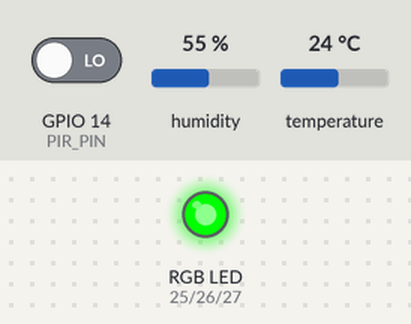
This sketch was run on a simulated ESP32. Parts: an RGB LED mixed from three pins (HIGH = lit). Inputs (shaded band) come from the test bench; at power-on: humidity 55 %, GPIO 14 (PIR_PIN) LOW, temperature 24 °C. WiFi joins after 1.5 s; servers stay silent unless stated; uploads are accepted with an empty reply; what the sketch prints to the serial monitor is not drawn.

Above: at 4.1 s.
At 5.2 s:
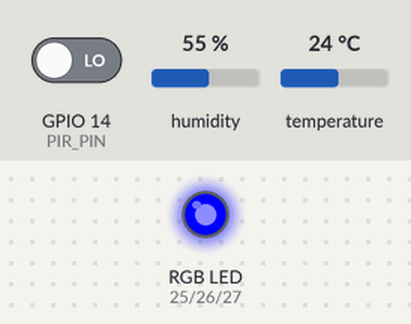
5.3 s: humidity set to 88 %
At 5.3 s:
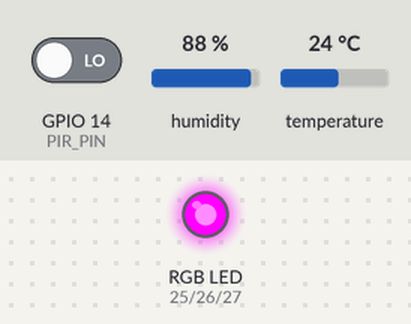
16.0 s: GPIO 14 (PIR_PIN) driven HIGH
Timing chart, 0 to 31.7 s (numbered marks = the images above; inputs shaded):
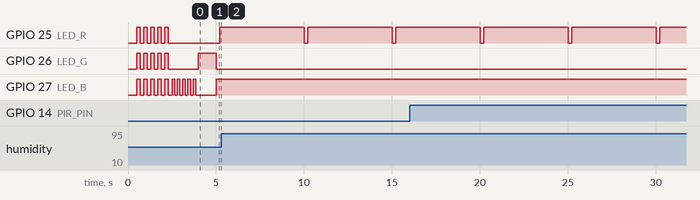

The sketch:

EduSpaceV1.ino
```cpp
/*
 * EduSpace V1 - ESP32 fisico (Arduino IDE) -> Edge API
 * --------------------------------------------------------------
 * Lee DHT22 (temp/humedad) + PIR (ocupacion) y los envia por HTTP
 * al EduSpace Edge API. El LED RGB se maneja con la respuesta
 * autoritativa del API (alert_led_state), NO con una decision local.
 *
 * Pinout (igual al hardware_test.ino que ya funciona):
 *   DHT22 dato -> GPIO32   ( + a 5V/VIN, - a GND )
 *   PIR   OUT  -> GPIO14   ( VCC a 5V/VIN, GND a GND )
 *   LED RGB R  -> GPIO25  (resistencia 220 ohm)
 *   LED RGB G  -> GPIO26  (resistencia 220 ohm)
 *   LED RGB B  -> GPIO27  (resistencia 220 ohm)
 *   LED comun (catodo, pata larga) -> GND
 *
 * Librerias (Library Manager): "DHT sensor library" (Adafruit) +
 * su dependencia "Adafruit Unified Sensor", y "ArduinoJson".
 */
#include <ArduinoJson.h>
#include <DHT.h>
#include <HTTPClient.h>
#include <WiFi.h>

// ---------- Pines (montaje fisico) ----------
#define DHT_PIN 32 // <-- GPIO32 en hardware real (en Wokwi era D4)
#define DHT_TYPE DHT22
#define PIR_PIN 14
#define LED_R 25
#define LED_G 26
#define LED_B 27

// ---------- Umbrales locales solo informativos (serial). ----------
// El edge API es la autoridad sobre el estado del LED.
#define TEMP_WARNING 26.0
#define TEMP_ALERT 30.0
#define HUM_WARNING 70.0
#define HUM_ALERT 85.0

#define INTERVAL_MS 5000

// ---------- WiFi (TU red real; el ESP32 y la PC deben estar en la misma)
// ----------
const char *WIFI_SSID = "iPhone de Luis";
const char *WIFI_PASS = "luis5173";

// ---------- EduSpace Edge API ----------
// Pon la IP LOCAL de la PC donde corre Flask (mira el Paso 3: ipconfig).
// Ej: "192.168.1.45". Flask debe correr con --host 0.0.0.0 en el puerto 5000.
const char *API_HOST = "172.20.10.3";
const int API_PORT = 5000;
const char *API_PATH = "/api/v1/iot-monitoring/sensor-readings";

// Device de desarrollo sembrado por el API (EDUSPACE_ENV=development).
const char *DEVICE_ID = "esp32-aula-101";
const char *API_KEY = "test-api-key-edu";

DHT dht(DHT_PIN, DHT_TYPE);
unsigned long lastReading = 0;

// Catodo comun: HIGH = encendido.
void setLED(bool r, bool g, bool b) {
  digitalWrite(LED_R, r ? HIGH : LOW);
  digitalWrite(LED_G, g ? HIGH : LOW);
  digitalWrite(LED_B, b ? HIGH : LOW);
}

void connectWiFi() {
  Serial.print("Conectando a WiFi");
  WiFi.mode(WIFI_STA);
  WiFi.begin(WIFI_SSID, WIFI_PASS);
  while (WiFi.status() != WL_CONNECTED) {
    setLED(0, 0, 1); // azul = conectando
    delay(150);
    setLED(0, 0, 0);
    delay(150);
    Serial.print(".");
  }
  Serial.print(" conectado, IP: ");
  Serial.println(WiFi.localIP());
}

// Envia la lectura al edge API. Devuelve alert_led_state (0/1),
// o -1 si la peticion no termino con un 201.
int postReading(float temp, float hum, bool occ) {
  if (WiFi.status() != WL_CONNECTED) {
    connectWiFi();
  }

  // Cuerpo segun el contrato OpenAPI. recorded_at se omite a proposito:
  // el edge service estampa la hora UTC del servidor.
  StaticJsonDocument<200> body;
  body["device_id"] = DEVICE_ID;
  body["temperature"] = temp;
  body["humidity"] = hum;
  body["occupancy"] = occ;
  String payload;
  serializeJson(body, payload);

  String url = String("http://") + API_HOST + ":" + API_PORT + API_PATH;

  WiFiClient client;
  HTTPClient http;
  http.setConnectTimeout(8000);
  http.setTimeout(8000);
  http.begin(client, url);
  http.addHeader("Content-Type", "application/json");
  http.addHeader("X-API-Key", API_KEY);

  setLED(0, 0, 1); // azul = transmitiendo
  int status = http.POST(payload);
  String resp = http.getString();
  http.end();

  Serial.print("POST ");
  Serial.print(url);
  Serial.print(" -> HTTP ");
  Serial.println(status);
  Serial.print("Respuesta : ");
  Serial.println(resp);

  if (status == 201) {
    StaticJsonDocument<256> doc;
    DeserializationError err = deserializeJson(doc, resp);
    if (!err) {
      long readingId = doc["reading_id"] | -1;
      int alert = doc["alert_led_state"] | -1;
      Serial.print("reading_id      : ");
      Serial.println(readingId);
      Serial.print("alert_led_state : ");
      Serial.println(alert);
      Serial.print("recorded_at     : ");
      Serial.println((const char *)(doc["recorded_at"] | ""));
      return alert;
    }
    Serial.print("[ERROR] Fallo al parsear JSON: ");
    Serial.println(err.c_str());
  } else if (status == 400) {
    Serial.println("[ERROR] Validacion (400) - revisa los campos del payload.");
  } else if (status == 401) {
    Serial.println("[ERROR] Auth (401) - revisa device_id / X-API-Key.");
  } else if (status <= 0) {
    Serial.print("[ERROR] Conexion fallida: ");
    Serial.println(http.errorToString(status));
    Serial.println(
        "        revisa: IP de la PC, puerto 5000, mismo WiFi, firewall.");
  }
  return -1;
}

void applyServerLED(int alert) {
  if (alert == 1) {
    setLED(1, 0, 0); // rojo = ALERTA (segun edge API)
  } else if (alert == 0) {
    setLED(0, 1, 0); // verde = NORMAL (segun edge API)
  } else {
    setLED(1, 0, 1); // magenta = API inalcanzable
  }
}

void setup() {
  Serial.begin(115200);
  delay(500);

  pinMode(LED_R, OUTPUT);
  pinMode(LED_G, OUTPUT);
  pinMode(LED_B, OUTPUT);
  pinMode(PIR_PIN, INPUT);
  dht.begin();

  // Parpadeo blanco de inicializacion.
  for (int i = 0; i < 5; i++) {
    setLED(1, 1, 1);
    delay(200);
    setLED(0, 0, 0);
    delay(200);
  }

  connectWiFi();
  Serial.println("EduSpace IoT - Listo!");
  Serial.println("PIR calentando (~30-60 s la primera vez)...");
  setLED(0, 1, 0); // verde = listo
}

void loop() {
  unsigned long now = millis();
  if (now - lastReading < INTERVAL_MS) {
    return;
  }
  lastReading = now;

  float temp = dht.readTemperature();
  float hum = dht.readHumidity();
  bool occ = digitalRead(PIR_PIN) == HIGH;

  if (isnan(temp) || isnan(hum)) {
    Serial.println("[ERROR] Lectura DHT22 fallida (revisa dato en GPIO32, + a "
                   "5V, - a GND).");
    return;
  }

  Serial.println("--- EduSpace IoT Reading ---");
  Serial.print("Temperatura : ");
  Serial.print(temp);
  Serial.println(" C");
  Serial.print("Humedad     : ");
  Serial.print(hum);
  Serial.println(" %");
  Serial.print("Ocupacion   : ");
  Serial.println(occ ? "Ocupado" : "Vacio");

  // Interpretacion local solo informativa (la decision real la toma el API).
  if (temp >= TEMP_ALERT || hum >= HUM_ALERT)
    Serial.println("Hint local  : ALERTA");
  else if (temp >= TEMP_WARNING || hum >= HUM_WARNING)
    Serial.println("Hint local  : WARNING");
  else
    Serial.println("Hint local  : NORMAL");

  int alert = postReading(temp, hum, occ);
  applyServerLED(alert);
  Serial.println("----------------------------");
}
```

Measured:
- by itself, GPIO 25 (LED_R): alternates HIGH for 4.8 s and LOW for 0.20 s
